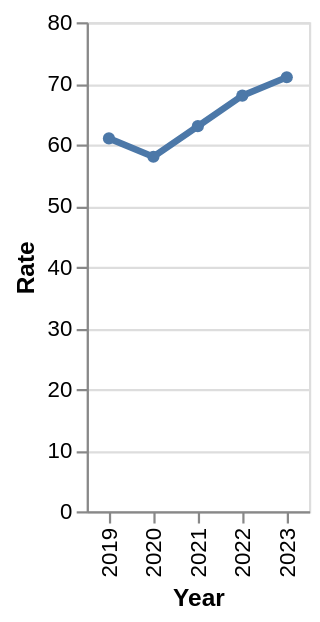

Write the Vega-Lite specification saved for this chart.
### Vega-Lite specification from a JSON file in a GitHub repository (floating-point values rounded to 4 significant figures)
{"$schema": "https://vega.github.io/schema/vega-lite/v6.json", "width": "container", "height": 220, "data": {"values": [{"year": 2019, "rate": 61}, {"year": 2020, "rate": 58}, {"year": 2021, "rate": 63}, {"year": 2022, "rate": 68}, {"year": 2023, "rate": 71}]}, "mark": {"type": "line", "point": true, "strokeWidth": 3}, "encoding": {"x": {"field": "year", "type": "ordinal", "title": "Year"}, "y": {"field": "rate", "type": "quantitative", "title": "Rate"}, "tooltip": [{"field": "year", "type": "ordinal"}, {"field": "rate", "type": "quantitative"}]}}
